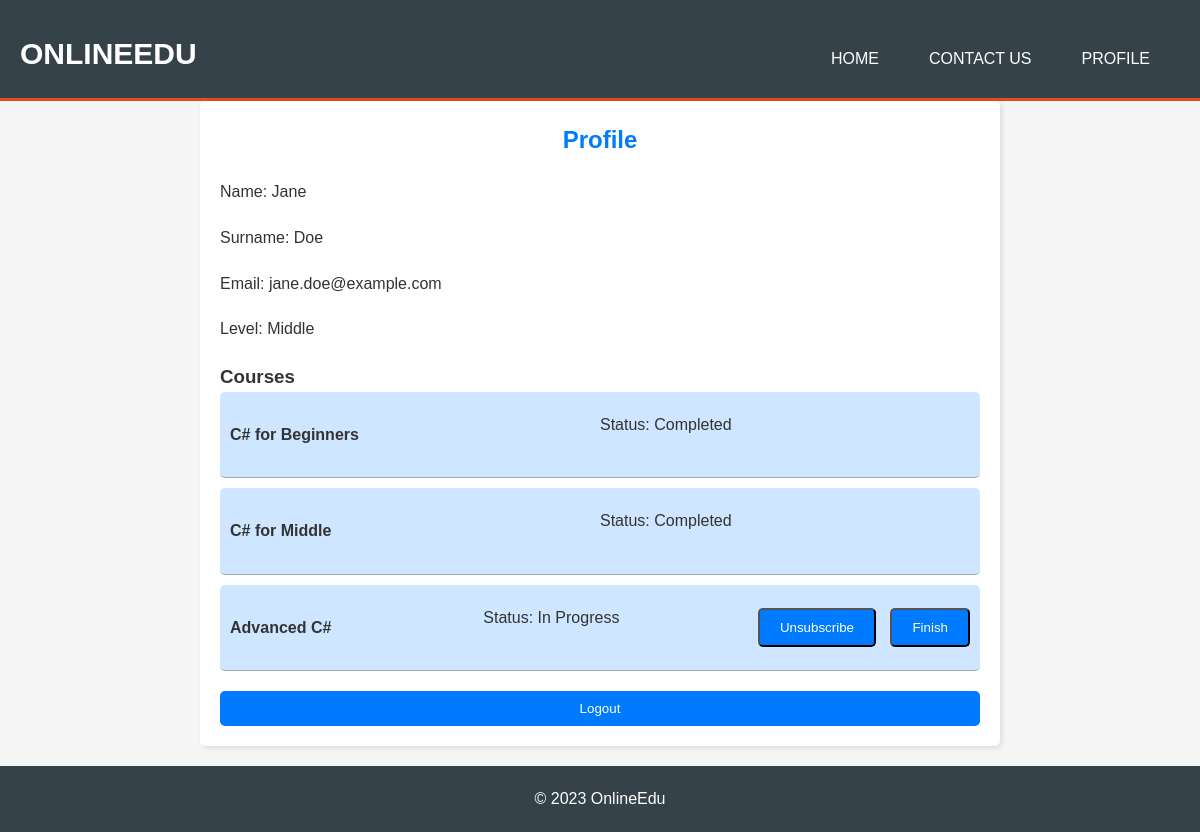
Screenshot of /pages/profile.php (signed in) with the database file from the repository.
### tables this page shows
CREATE TABLE Users (
    UserID INT AUTO_INCREMENT PRIMARY KEY,
    FirstName VARCHAR(50),
    LastName VARCHAR(50),
    Email VARCHAR(100) UNIQUE,
    Login VARCHAR(50),
    Password VARCHAR(50),
    Level ENUM('Beginner', 'Junior', 'Middle', 'Senior') DEFAULT 'Beginner'
);

CREATE TABLE UserCourses (
    UserID INT,
    CourseID INT,
    Status ENUM('In Progress', 'Completed'),
    FOREIGN KEY (UserID) REFERENCES Users(UserID),
    FOREIGN KEY (CourseID) REFERENCES Courses(CourseID),
    PRIMARY KEY (UserID, CourseID)
);

CREATE TABLE Courses (
    CourseID INT AUTO_INCREMENT PRIMARY KEY,
    Title VARCHAR(100),
    Picture BLOB,
    Level ENUM('Junior', 'Middle', 'Senior'),
    Description TEXT,
    Duration INT
);

### pages/profile.php (the view, shortened to what this page needs)
<?php
include '../includes/db_connection.php';
$sql = "SELECT * FROM Users WHERE UserID = ?";
$stmt = $conn->prepare($sql);
$stmt->bind_param('i', $_SESSION['user_id']);
$stmt->execute();
$result = $stmt->get_result();
$user = $result->fetch_assoc();
$sql = "SELECT c.CourseID, c.Title, uc.Status, c.Level FROM UserCourses uc JOIN Courses c ON uc.CourseID = c.CourseID WHERE uc.UserID = ?";
$stmt = $conn->prepare($sql);
$stmt->bind_param('i', $_SESSION['user_id']);
$stmt->execute();
$courses = $stmt->get_result();
$levels = ['Beginner', 'Junior', 'Middle', 'Senior'];
$maxLevel = 'Beginner';
while ($course = $courses->fetch_assoc()) {
    if ($course['Status'] == 'Completed' && array_search($course['Level'], $levels) > array_search($maxLevel, $levels)) {
        $maxLevel = $course['Level'];
    }
}
if ($maxLevel != $user['Level']) {
    $user['Level'] = $maxLevel;
}
?>
<!DOCTYPE html>
<html>
<head>
</head>
<body>
    <?php include 'header.php'; ?>
    <div class="profile">
        <h2>Profile</h2>
        <p>Name: <?php echo $user['FirstName']; ?></p>
        <p>Surname: <?php echo $user['LastName']; ?></p>
        <p>Email: <?php echo $user['Email']; ?></p>
        <p>Level: <?php echo $user['Level']; ?></p>
        <h3>Courses</h3>
        <?php foreach ($courses as $course) : ?>
            <div class="course-profile">
                <h4><?php echo $course['Title']; ?></h4>
                <p>Status: <?php echo $course['Status']; ?></p>
                <?php if ($course['Status'] == 'In Progress') : ?>
                    <div class="btn-group">
                        <form action="../processes/unsubscribe.php" method="post">
                            <input class="btn" type="submit" value="Unsubscribe">
                        </form>
                        <form action="../processes/finish.php" method="post">
                            <input class="btn" type="submit" value="Finish">
                        </form>
                    </div>
                <?php endif; ?>
            </div>
        <?php endforeach; ?>
        <form action="../processes/logout.php" method="post">
            <input class="logout" type="submit" value="Logout">
        </form>
    </div>
    <?php include 'footer.php'; ?>
</body>
</html>

### pages/header.php (shortened to what this page needs)
<!DOCTYPE html>
<html>
<head>
    <link rel="stylesheet" type="text/css" href="../styles/styles.css">
</head>
<body>
    <header>
        <div class="header-content">
            <div id="branding">
                <h1><a href="index.php" id="logo">OnlineEdu</a></h1>
            </div>
            <nav>
                <ul>
                    <li><a href="index.php">Home</a></li>
                    <li><a href="contact.php">Contact Us</a></li>
                    <li>
                        <?php if (isset($_SESSION['user_id'])) : ?>
                            <a href="profile.php">Profile</a>
                        <?php else : ?>
                            <a href="login.php">Login</a>
                        <?php endif; ?>
                    </li>
                </ul>
            </nav>
        </div>
    </header>
    <main>

### pages/footer.php
</main>
    <footer>
        <p>© 2023 OnlineEdu</p>
    </footer>
</body>
</html>

### styles/styles.css (style rules this page uses)
* { margin: 0; padding: 0; box-sizing: border-box; }
body { line-height: 1.6; font-family: Arial, sans-serif; background-color: #f4f4f4; color: #333; padding: 30px; }
body { font-family: Arial, sans-serif; margin: 0; padding: 0; background-color: #f5f5f5; display: flex; flex-direction: column; min-height: 100vh; }
.header-content { display: flex; justify-content: space-between; align-items: center; }
header { background-color: #333; color: #fff; padding: 20px; }
nav ul { list-style-type: none; padding: 0; }
nav ul li { display: inline; margin-right: 10px; }
main { flex: 1 0 auto; }
footer { background-color: #333; color: #fff; text-align: center; padding: 20px; }
header { background: #35424a; color: #ffffff; padding-top: 30px; min-height: 70px; border-bottom: #e8491d 3px solid; }
header a { color: #ffffff; text-decoration: none; text-transform: uppercase; }
header li { float: left; display: inline; padding: 0 20px 0 20px; }
header h1 { float: left; font-size: 30px; margin: 0; }
header nav { float: right; margin-top: 10px; }
footer { padding: 20px; margin-top: 20px; color: #ffffff; background-color: #35424a; text-align: center; }
.profile { max-width: 800px; margin: 0 auto; padding: 20px; background-color: white; border-radius: 5px; box-shadow: 2px 2px 5px rgba(0, 0, 0, 0.1); }
.profile h2 { text-align: center; margin-bottom: 20px; color: #007BFF; }
.profile p { margin-bottom: 20px; }
.profile .course-profile .btn { display: inline-block; text-decoration: none; color: white; background-color: #007BFF; padding: 10px 20px; border-radius: 5px; transition: background-color 0.3s ease; }
.profile .course-profile { display: flex; justify-content: space-between; align-items: center; background-color: #cee6ff; border-bottom: 1px solid #a7a7a7; border-radius: 5px; padding: 20px 10px; margin-bottom: 10px; }
.profile .course-profile h4 { flex: 1; margin-right: 20px; }
.profile .course-profile p { flex: 1; margin-right: 20px; }
.profile .course-profile .btn-group { flex: 1; text-align: right; }
.profile .course-profile .btn-group form { display: inline-block; margin-left: 10px; }
.profile .logout { display: block; width: 100%; margin-top: 20px; padding: 10px; border: none; border-radius: 5px; color: white; background-color: #007BFF; cursor: pointer; transition: background-color 0.3s ease; text-align: center; }

### rows the page displays
users: FirstName "Jane", LastName "Doe", Email "jane.doe@example.com"
usercourses: CourseID.Title "C# for Beginners", Status "Completed"
usercourses: CourseID.Title "C# for Middle", Status "Completed"
usercourses: CourseID.Title "Advanced C#", Status "In Progress"

### other values shown
$user['Level'] "Middle"
